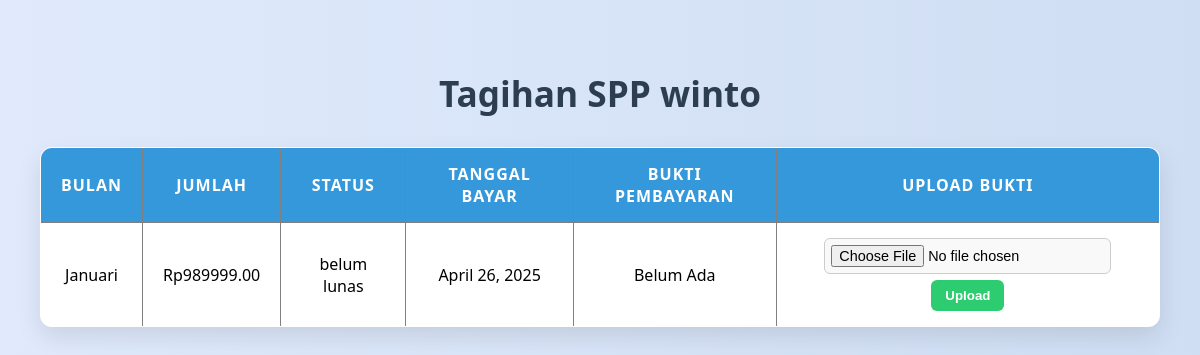
/siswa/tagihan/ (signed in), run on the app's committed database.
### keuangan/models.py (models this page shows, shortened)
class PembayaranSPP(models.Model):
    siswa = models.ForeignKey(Siswa, on_delete=models.CASCADE)
    bulan = models.CharField(max_length=2, choices=BULAN_CHOICES)
    jumlah_bayar = models.DecimalField(max_digits=10, decimal_places=2)
    status_bayar = models.CharField(max_length=20, choices=STATUS_CHOICES, default='belum lunas')
    tanggal_bayar = models.DateField(auto_now_add=True)
    bukti_pembayaran = models.ImageField(upload_to='bukti_pembayaran/', blank=True, null=True)

### keuangan/views.py (the view)
# urls.py: path('siswa/tagihan/', views.tagihan_spp, name='tagihan_spp'),
@user_passes_test(is_siswa, login_url='/login/')
@login_required
def tagihan_spp(request):
    siswa = get_object_or_404(Siswa, user=request.user)
    pembayaran_list = PembayaranSPP.objects.filter(siswa=siswa).order_by('bulan')
    if request.method == 'POST':
        pembayaran_id = request.POST.get('pembayaran_id')
        pembayaran = get_object_or_404(PembayaranSPP, id=pembayaran_id, siswa=siswa)
        form = BuktiPembayaranForm(request.POST, request.FILES, instance=pembayaran)
        if form.is_valid():
            pembayaran.status = 'pending'  # optional: kalau lo ada field status
            form.save()
            send_mail(
                subject=f'Bukti Pembayaran SPP Masuk - {pembayaran.siswa.nama}',
                message=f'Siswa {pembayaran.siswa.nama} telah mengupload bukti pembayaran untuk bulan {pembayaran.bulan}. Jumlah yang dibayar: {pembayaran.jumlah_bayar}.',
                from_email=settings.EMAIL_HOST_USER,
                recipient_list=[settings.ADMIN_EMAIL],
                fail_silently=False,
            )
            return redirect('tagihan_spp')
    else:
        form = BuktiPembayaranForm()
    return render(request, 'keuangan/siswa/tagihan_spp.html', {
        'pembayaran_list': pembayaran_list,
        'form': form
    })

### keuangan/forms.py
class BuktiPembayaranForm(forms.ModelForm):
    class Meta:
        model = PembayaranSPP
        fields = ['bukti_pembayaran']

### keuangan/views.py (called while the page is built)
def is_siswa(user):
    return hasattr(user, 'siswa')

### keuangan/templates/keuangan/siswa/tagihan_spp.html (shortened to what this page needs)
<!DOCTYPE html>
<html lang="en">
<head>
</head>
<body>
{% block content %}
<h2>Tagihan SPP {{ request.user.username }}</h2>
<table border="1" cellpadding="8">
    <thead>
        <tr>
            <th>Bulan</th>
            <th>Jumlah</th>
            <th>Status</th>
            <th>Tanggal Bayar</th>
            <th>Bukti Pembayaran</th>
            <th>Upload Bukti</th>
        </tr>
    </thead>
    <tbody>
        {% for bayar in pembayaran_list %}
        <tr>
            <td>{{ bayar.get_bulan_display }}</td>
            <td>Rp{{ bayar.jumlah_bayar }}</td>
            <td>{{ bayar.status_bayar }}</td>
            <td>{{ bayar.tanggal_bayar }}</td>
            <td>
                {% if bayar.bukti_pembayaran %}
                    <a href="{{ bayar.bukti_pembayaran.url }}" target="_blank">Lihat</a>
                {% else %}
                    Belum Ada
                {% endif %}
            </td>
            <td>
                {% if bayar.status_bayar == 'belum lunas' %}
                <form method="POST" enctype="multipart/form-data">
                    {{ form.bukti_pembayaran }}
                    <button type="submit">Upload</button>
                </form>
                {% else %}
                    -
                {% endif %}
            </td>
        </tr>
        {% endfor %}
    </tbody>
</table>
{% endblock %}
</body>
</html>

### keuangan/templates/keuangan/siswa/tagihan_spp.html (style rules this page uses)
body { font-family: 'Segoe UI', Tahoma, Geneva, Verdana, sans-serif; background: linear-gradient(to right, #e0eafc, #cfdef3); padding: 40px; margin: 0; animation: fadeIn 1s ease-in; }
h2 { text-align: center; color: #2c3e50; font-size: 2.2em; margin-bottom: 30px; animation: slideDown 1s ease-out; }
table { width: 100%; border-collapse: collapse; background-color: #ffffff; border-radius: 12px; overflow: hidden; box-shadow: 0 10px 25px rgba(0, 0, 0, 0.1); animation: fadeInUp 0.8s ease-out; }
th, td { padding: 15px 20px; text-align: center; font-size: 1em; }
thead { background-color: #3498db; color: white; text-transform: uppercase; letter-spacing: 1px; }
tbody tr { transition: background-color 0.3s ease; }
input[type="file"] { padding: 6px; font-size: 0.9em; border-radius: 6px; border: 1px solid #ccc; background-color: #f9f9f9; transition: border-color 0.3s ease; }
button { margin-top: 6px; padding: 8px 14px; background-color: #2ecc71; border: none; border-radius: 6px; color: white; font-weight: bold; cursor: pointer; transition: background-color 0.3s ease, transform 0.2s; }

### data on the page
PembayaranSPP: bulan "Januari", jumlah_bayar "989999.00", status_bayar "belum lunas", tanggal_bayar "April 26, 2025", bukti_pembayaran "Belum Ada"

### other printed values
{{ request.user.username }} "winto"
